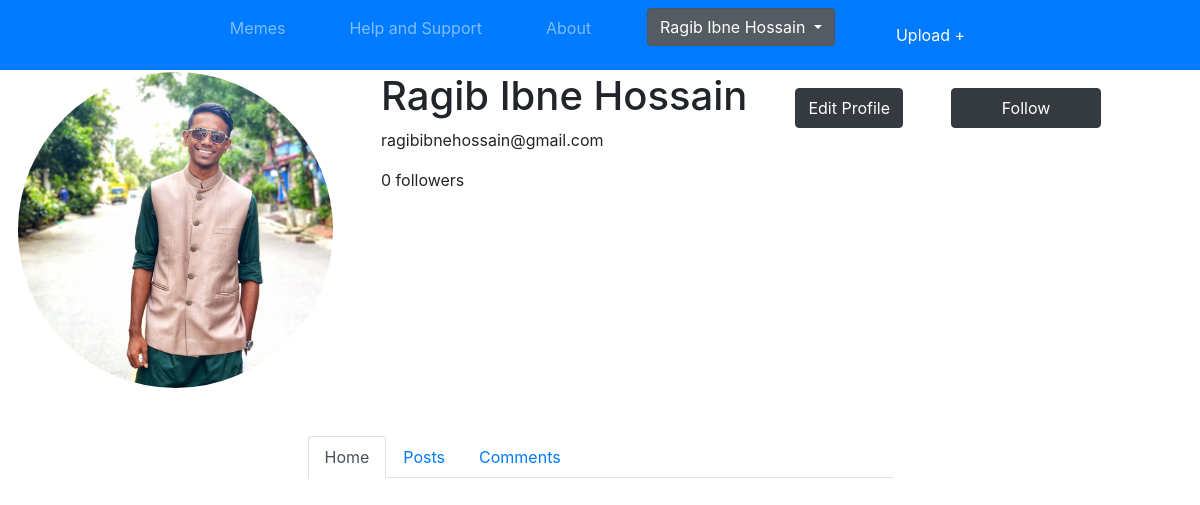
Screenshot of /Monoronjon/profile.php (signed in) with the database file from the repository.
### tables this page shows
CREATE TABLE `user` (
  `id` int(20) NOT NULL,
  `email` varchar(30) NOT NULL,
  `fName` varchar(50) NOT NULL,
  `lName` varchar(50) NOT NULL,
  `follower` int(20) NOT NULL,
  `password` varchar(255) NOT NULL,
  `image` varchar(100) NOT NULL,
  `bio` varchar(255) NOT NULL
);

### Monoronjon/profile.php (the view, shortened to what this page needs)
<?php
include('connection.php');
$id=$_SESSION['u_id'];
$query=mysqli_query($link,"SELECT * FROM user WHERE id='$id'");
if(mysqli_num_rows($query)==1)
{
    $data=mysqli_fetch_array($query);
    $email=$data['email'];
    $follower=$data['follower'];
    $img=$data['image'];
    $uName=$data['fName']." ".$data['lName'];
    echo $img;
}
?>
<!doctype html>
<html lang="en">
  <head>
    <link rel="stylesheet" href="https://stackpath.bootstrapcdn.com/bootstrap/4.3.1/css/bootstrap.min.css">
     <link rel="stylesheet" href="style.css">
  </head>
  <body>
        <nav class="navbar navbar-expand-md navbar-dark bg-primary fixed-top">
          <div class="collapse navbar-collapse" id="navbarResponsive">
           <ul class="navbar-nav m-auto">
               <li class="nav-item mr-5">
                    <a class="nav-link" href="meme.php">Memes</a>
               </li>
               <li class="nav-item mr-5">
                    <a class="nav-link" href="#contact">Help and Support</a>
               </li>
               <li class="nav-item mr-5">
                    <a class="nav-link" href="#">About</a>
               </li>
                      <div class="dropdown dropdown-dark show">
                        <a class="btn btn-secondary dropdown-toggle" href="#" role="button" id="dropdownMenuLink" data-toggle="dropdown" aria-haspopup="true" aria-expanded="false">
                           <?php echo $_SESSION['fName']." ".$_SESSION['lName'];?>
                          </a>
                      </div>
              <button class="btn btn-primary my-2 ml-5 tootltip-test"  title="Upload Meme" data-toggle="modal" data-target="#myModal" id="myBtn" >Upload +</button>
              </ul>
          </div>
      </nav>
    <div class="container-fluit mt-5 bt-5 profile">
        <div class="row justify-content-center">
            <div class="row">
                <img src="images/<?php echo $img;?>" class="img-fluid ml-5 w-25 rounded-circle img-edit">
                <div class="ml-5">
                    <h1><?php echo $uName; ?></h1>
                    <p><?php echo $email?></p>
                     <p><?php echo $follower?> followers</p>
                </div>
                <button type="button" class="btn btn-dark ml-5 mt-3 tootltip-test" style="height: 40px;" data-toggle="modal" data-target="#myModal" id="myBtn">Edit Profile</button>
                <button type="button" class="btn btn-dark ml-5 mt-3" style="height: 40px; width: 150px">Follow</button>
            </div>
        </div>
        <div class="conttainer mt-5">
            <div class="row">
                <div class="col"></div>
                <div class="col-6">
                    <ul class="nav nav-tabs">
                      <li class="nav-item">
                        <a class="nav-link active" data-toggle="tab" href="#">Home</a>
                      </li>
                      <li class="nav-item">
                        <a class="nav-link" data-toggle="tab" href="#">Posts</a>
                      </li>
                      <li class="nav-item">
                        <a class="nav-link" data-toggle="tab" href="#">Comments</a>
                      </li>
                    </ul>
                </div>
                <div class="col"></div>
            </div>
        </div>
    </div>
  </body>
</html>

### Monoronjon/style.css (style rules this page uses)
.profile { margin-top: 20px; }

### rows the page displays
user: image "62223390_2319423928147613_2050995541248049152_o.jpg", image (picture), uName "Ragib Ibne Hossain", email "ragibibnehossain@gmail.com", follower "0"

### other values shown
$_SESSION['fName'] "Ragib Ibne"
$_SESSION['lName'] "Hossain"
